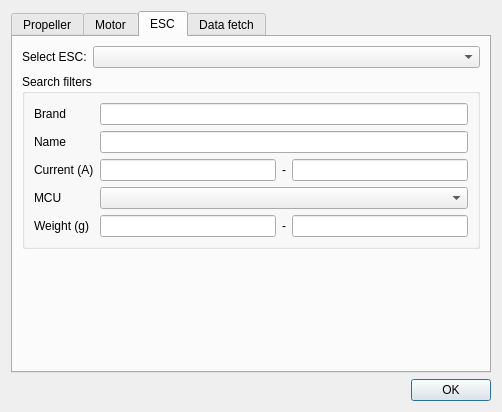
<?xml version="1.0" encoding="UTF-8"?>
<ui version="4.0">
 <class>PartSelectionDialog</class>
 <widget class="QDialog" name="PartSelectionDialog">
  <property name="geometry">
   <rect>
    <x>0</x>
    <y>0</y>
    <width>502</width>
    <height>412</height>
   </rect>
  </property>
  <property name="windowTitle">
   <string>Dialog</string>
  </property>
  <layout class="QVBoxLayout" name="verticalLayout">
   <item>
    <widget class="QTabWidget" name="tabWidget">
     <property name="currentIndex">
      <number>2</number>
     </property>
     <widget class="QWidget" name="tab">
      <attribute name="title">
       <string>Propeller</string>
      </attribute>
      <layout class="QVBoxLayout" name="verticalLayout_5">
       <item>
        <layout class="QHBoxLayout" name="horizontalLayout_14">
         <item>
          <widget class="QLabel" name="label_29">
           <property name="text">
            <string>Select prop:</string>
           </property>
          </widget>
         </item>
         <item>
          <widget class="QComboBox" name="propSelectComboBox">
           <property name="sizePolicy">
            <sizepolicy hsizetype="Expanding" vsizetype="Fixed">
             <horstretch>0</horstretch>
             <verstretch>0</verstretch>
            </sizepolicy>
           </property>
          </widget>
         </item>
        </layout>
       </item>
       <item>
        <widget class="QGroupBox" name="groupBox">
         <property name="title">
          <string>Search filters</string>
         </property>
         <layout class="QFormLayout" name="formLayout_2">
          <item row="0" column="0">
           <widget class="QLabel" name="label_45">
            <property name="text">
             <string>Brand</string>
            </property>
           </widget>
          </item>
          <item row="0" column="1">
           <widget class="QLineEdit" name="lineEdit_36"/>
          </item>
          <item row="1" column="0">
           <widget class="QLabel" name="label_33">
            <property name="text">
             <string>Name</string>
            </property>
           </widget>
          </item>
          <item row="1" column="1">
           <widget class="QLineEdit" name="lineEdit_22"/>
          </item>
          <item row="2" column="0">
           <widget class="QLabel" name="label_37">
            <property name="text">
             <string>Diameter (in)</string>
            </property>
           </widget>
          </item>
          <item row="2" column="1">
           <layout class="QHBoxLayout" name="horizontalLayout_17">
            <item>
             <widget class="QLineEdit" name="lineEdit_27"/>
            </item>
            <item>
             <widget class="QLabel" name="label_41">
              <property name="text">
               <string>-</string>
              </property>
             </widget>
            </item>
            <item>
             <widget class="QLineEdit" name="lineEdit_31"/>
            </item>
           </layout>
          </item>
          <item row="3" column="0">
           <widget class="QLabel" name="label_38">
            <property name="text">
             <string>Pitch (in)</string>
            </property>
           </widget>
          </item>
          <item row="3" column="1">
           <layout class="QHBoxLayout" name="horizontalLayout_18">
            <item>
             <widget class="QLineEdit" name="lineEdit_32"/>
            </item>
            <item>
             <widget class="QLabel" name="label_42">
              <property name="text">
               <string>-</string>
              </property>
             </widget>
            </item>
            <item>
             <widget class="QLineEdit" name="lineEdit_33"/>
            </item>
           </layout>
          </item>
          <item row="4" column="0">
           <widget class="QLabel" name="label_39">
            <property name="text">
             <string>Num blades</string>
            </property>
           </widget>
          </item>
          <item row="4" column="1">
           <layout class="QHBoxLayout" name="horizontalLayout_16">
            <item>
             <widget class="QLineEdit" name="lineEdit_23"/>
            </item>
            <item>
             <widget class="QLabel" name="label_40">
              <property name="text">
               <string>-</string>
              </property>
             </widget>
            </item>
            <item>
             <widget class="QLineEdit" name="lineEdit_26"/>
            </item>
           </layout>
          </item>
          <item row="5" column="0">
           <widget class="QLabel" name="label_43">
            <property name="text">
             <string>Material</string>
            </property>
           </widget>
          </item>
          <item row="5" column="1">
           <widget class="QComboBox" name="propMaterialComboBox"/>
          </item>
         </layout>
        </widget>
       </item>
       <item>
        <spacer name="verticalSpacer_4">
         <property name="orientation">
          <enum>Qt::Vertical</enum>
         </property>
         <property name="sizeHint" stdset="0">
          <size>
           <width>20</width>
           <height>53</height>
          </size>
         </property>
        </spacer>
       </item>
      </layout>
     </widget>
     <widget class="QWidget" name="tab_2">
      <attribute name="title">
       <string>Motor</string>
      </attribute>
      <layout class="QVBoxLayout" name="verticalLayout_2">
       <item>
        <layout class="QHBoxLayout" name="horizontalLayout">
         <item>
          <widget class="QLabel" name="label">
           <property name="text">
            <string>Select motor:</string>
           </property>
          </widget>
         </item>
         <item>
          <widget class="QComboBox" name="motorSelectComboBox">
           <property name="sizePolicy">
            <sizepolicy hsizetype="Expanding" vsizetype="Fixed">
             <horstretch>0</horstretch>
             <verstretch>0</verstretch>
            </sizepolicy>
           </property>
          </widget>
         </item>
        </layout>
       </item>
       <item>
        <widget class="QGroupBox" name="groupBox_2">
         <property name="title">
          <string>Search filters</string>
         </property>
         <layout class="QFormLayout" name="formLayout_4">
          <item row="0" column="0">
           <widget class="QLabel" name="label_12">
            <property name="text">
             <string>Brand</string>
            </property>
           </widget>
          </item>
          <item row="0" column="1">
           <widget class="QLineEdit" name="lineEdit_10"/>
          </item>
          <item row="1" column="0">
           <widget class="QLabel" name="label_2">
            <property name="text">
             <string>Name</string>
            </property>
           </widget>
          </item>
          <item row="1" column="1">
           <widget class="QLineEdit" name="lineEdit"/>
          </item>
          <item row="2" column="0">
           <widget class="QLabel" name="label_3">
            <property name="text">
             <string>Diameter (mm)</string>
            </property>
           </widget>
          </item>
          <item row="2" column="1">
           <layout class="QHBoxLayout" name="horizontalLayout_3">
            <item>
             <widget class="QLineEdit" name="lineEdit_6"/>
            </item>
            <item>
             <widget class="QLabel" name="label_8">
              <property name="text">
               <string>-</string>
              </property>
             </widget>
            </item>
            <item>
             <widget class="QLineEdit" name="lineEdit_2"/>
            </item>
           </layout>
          </item>
          <item row="3" column="0">
           <widget class="QLabel" name="label_5">
            <property name="text">
             <string>Height (mm)</string>
            </property>
           </widget>
          </item>
          <item row="3" column="1">
           <layout class="QHBoxLayout" name="horizontalLayout_4">
            <item>
             <widget class="QLineEdit" name="lineEdit_3"/>
            </item>
            <item>
             <widget class="QLabel" name="label_9">
              <property name="text">
               <string>-</string>
              </property>
             </widget>
            </item>
            <item>
             <widget class="QLineEdit" name="lineEdit_7"/>
            </item>
           </layout>
          </item>
          <item row="4" column="0">
           <widget class="QLabel" name="label_6">
            <property name="text">
             <string>KV</string>
            </property>
           </widget>
          </item>
          <item row="4" column="1">
           <layout class="QHBoxLayout" name="horizontalLayout_2">
            <item>
             <widget class="QLineEdit" name="lineEdit_5"/>
            </item>
            <item>
             <widget class="QLabel" name="label_7">
              <property name="text">
               <string>-</string>
              </property>
             </widget>
            </item>
            <item>
             <widget class="QLineEdit" name="lineEdit_4"/>
            </item>
           </layout>
          </item>
          <item row="5" column="0">
           <widget class="QLabel" name="label_10">
            <property name="text">
             <string>Weight (g)</string>
            </property>
           </widget>
          </item>
          <item row="5" column="1">
           <layout class="QHBoxLayout" name="horizontalLayout_5">
            <item>
             <widget class="QLineEdit" name="lineEdit_9"/>
            </item>
            <item>
             <widget class="QLabel" name="label_11">
              <property name="text">
               <string>-</string>
              </property>
             </widget>
            </item>
            <item>
             <widget class="QLineEdit" name="lineEdit_8"/>
            </item>
           </layout>
          </item>
         </layout>
        </widget>
       </item>
       <item>
        <spacer name="verticalSpacer">
         <property name="orientation">
          <enum>Qt::Vertical</enum>
         </property>
         <property name="sizeHint" stdset="0">
          <size>
           <width>20</width>
           <height>40</height>
          </size>
         </property>
        </spacer>
       </item>
      </layout>
     </widget>
     <widget class="QWidget" name="tab_3">
      <attribute name="title">
       <string>ESC</string>
      </attribute>
      <layout class="QVBoxLayout" name="verticalLayout_4">
       <item>
        <layout class="QHBoxLayout" name="horizontalLayout_11">
         <item>
          <widget class="QLabel" name="label_25">
           <property name="text">
            <string>Select ESC:</string>
           </property>
          </widget>
         </item>
         <item>
          <widget class="QComboBox" name="escSelectComboBox">
           <property name="sizePolicy">
            <sizepolicy hsizetype="Expanding" vsizetype="Fixed">
             <horstretch>0</horstretch>
             <verstretch>0</verstretch>
            </sizepolicy>
           </property>
          </widget>
         </item>
        </layout>
       </item>
       <item>
        <widget class="QGroupBox" name="groupBox_3">
         <property name="title">
          <string>Search filters</string>
         </property>
         <layout class="QFormLayout" name="formLayout">
          <item row="0" column="0">
           <widget class="QLabel" name="label_36">
            <property name="text">
             <string>Brand</string>
            </property>
           </widget>
          </item>
          <item row="0" column="1">
           <widget class="QLineEdit" name="lineEdit_30"/>
          </item>
          <item row="1" column="0">
           <widget class="QLabel" name="label_27">
            <property name="text">
             <string>Name</string>
            </property>
           </widget>
          </item>
          <item row="1" column="1">
           <widget class="QLineEdit" name="lineEdit_21"/>
          </item>
          <item row="2" column="0">
           <widget class="QLabel" name="label_28">
            <property name="text">
             <string>Current (A)</string>
            </property>
           </widget>
          </item>
          <item row="2" column="1">
           <layout class="QHBoxLayout" name="horizontalLayout_13">
            <item>
             <widget class="QLineEdit" name="lineEdit_24"/>
            </item>
            <item>
             <widget class="QLabel" name="label_32">
              <property name="text">
               <string>-</string>
              </property>
             </widget>
            </item>
            <item>
             <widget class="QLineEdit" name="lineEdit_25"/>
            </item>
           </layout>
          </item>
          <item row="3" column="0">
           <widget class="QLabel" name="label_30">
            <property name="text">
             <string>MCU</string>
            </property>
           </widget>
          </item>
          <item row="3" column="1">
           <widget class="QComboBox" name="escMcuComboBox"/>
          </item>
          <item row="4" column="0">
           <widget class="QLabel" name="label_34">
            <property name="text">
             <string>Weight (g)</string>
            </property>
           </widget>
          </item>
          <item row="4" column="1">
           <layout class="QHBoxLayout" name="horizontalLayout_15">
            <item>
             <widget class="QLineEdit" name="lineEdit_28"/>
            </item>
            <item>
             <widget class="QLabel" name="label_35">
              <property name="text">
               <string>-</string>
              </property>
             </widget>
            </item>
            <item>
             <widget class="QLineEdit" name="lineEdit_29"/>
            </item>
           </layout>
          </item>
         </layout>
        </widget>
       </item>
       <item>
        <spacer name="verticalSpacer_3">
         <property name="orientation">
          <enum>Qt::Vertical</enum>
         </property>
         <property name="sizeHint" stdset="0">
          <size>
           <width>20</width>
           <height>86</height>
          </size>
         </property>
        </spacer>
       </item>
      </layout>
     </widget>
     <widget class="QWidget" name="tab_7">
      <attribute name="title">
       <string>Data fetch</string>
      </attribute>
      <layout class="QVBoxLayout" name="verticalLayout_6">
       <item>
        <layout class="QHBoxLayout" name="horizontalLayout_20">
         <item>
          <widget class="QLabel" name="label_44">
           <property name="text">
            <string>Click to download the most recent parts data from the internet.</string>
           </property>
          </widget>
         </item>
         <item>
          <spacer name="horizontalSpacer">
           <property name="orientation">
            <enum>Qt::Horizontal</enum>
           </property>
           <property name="sizeHint" stdset="0">
            <size>
             <width>40</width>
             <height>20</height>
            </size>
           </property>
          </spacer>
         </item>
        </layout>
       </item>
       <item>
        <layout class="QHBoxLayout" name="horizontalLayout_21">
         <item>
          <spacer name="horizontalSpacer_3">
           <property name="orientation">
            <enum>Qt::Horizontal</enum>
           </property>
           <property name="sizeHint" stdset="0">
            <size>
             <width>40</width>
             <height>20</height>
            </size>
           </property>
          </spacer>
         </item>
         <item>
          <widget class="QPushButton" name="partsDownloadButton">
           <property name="text">
            <string>Refresh parts data</string>
           </property>
          </widget>
         </item>
         <item>
          <spacer name="horizontalSpacer_4">
           <property name="orientation">
            <enum>Qt::Horizontal</enum>
           </property>
           <property name="sizeHint" stdset="0">
            <size>
             <width>40</width>
             <height>20</height>
            </size>
           </property>
          </spacer>
         </item>
        </layout>
       </item>
       <item>
        <widget class="QTextBrowser" name="partsDownloadTextBrowser"/>
       </item>
      </layout>
     </widget>
    </widget>
   </item>
   <item>
    <widget class="QDialogButtonBox" name="buttonBox">
     <property name="orientation">
      <enum>Qt::Horizontal</enum>
     </property>
     <property name="standardButtons">
      <set>QDialogButtonBox::Ok</set>
     </property>
    </widget>
   </item>
  </layout>
 </widget>
 <resources/>
 <connections>
  <connection>
   <sender>buttonBox</sender>
   <signal>accepted()</signal>
   <receiver>PartSelectionDialog</receiver>
   <slot>accept()</slot>
   <hints>
    <hint type="sourcelabel">
     <x>248</x>
     <y>254</y>
    </hint>
    <hint type="destinationlabel">
     <x>157</x>
     <y>274</y>
    </hint>
   </hints>
  </connection>
  <connection>
   <sender>buttonBox</sender>
   <signal>rejected()</signal>
   <receiver>PartSelectionDialog</receiver>
   <slot>reject()</slot>
   <hints>
    <hint type="sourcelabel">
     <x>316</x>
     <y>260</y>
    </hint>
    <hint type="destinationlabel">
     <x>286</x>
     <y>274</y>
    </hint>
   </hints>
  </connection>
 </connections>
</ui>
